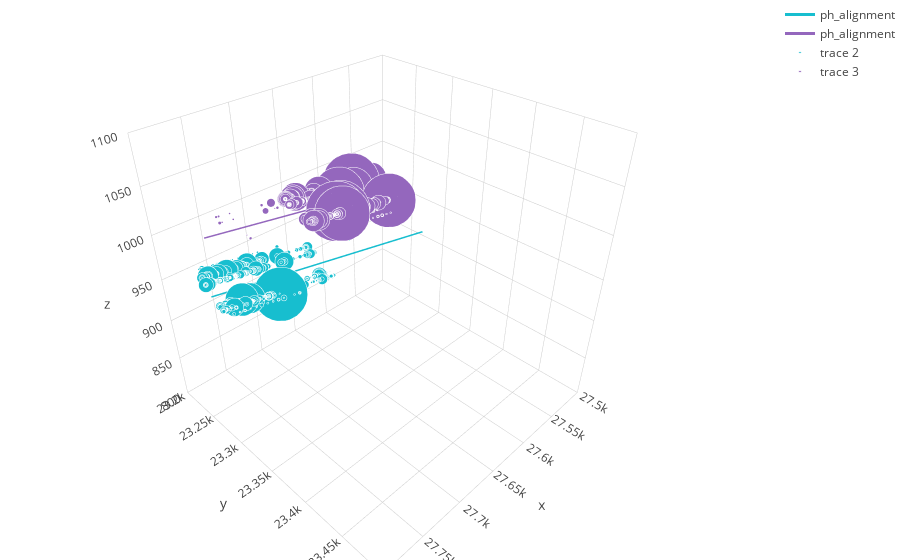

Notebook cell for this chart:
### Code cell
# 3d visualization with plotly

ph_alignment = go.Scatter3d(
    x=ph_alignment_df['Easting'].tolist(),
    y=ph_alignment_df['Northing'].tolist(),
    z=ph_alignment_df['Elevation'].tolist(),
    mode='lines',
    line=dict(width=3,
              color='#17becf'),
    name ="ph_alignment",   
)

th_alignment = go.Scatter3d(
    x=th_alignment_df['Easting'].tolist(),
    y=th_alignment_df['Northing'].tolist(),
    z=th_alignment_df['Elevation'].tolist(),
    mode='lines',
    line=dict(width=3,
              color='#9467bd'),
    name ="ph_alignment",   
)
    
ph_stages = go.Scatter3d(
    x=(data_ph['x_stage_max']),
    y=(data_ph['y_stage_max']),
    z=(data_ph['z_stage_max']),
    mode='markers',
    marker=dict(
        size=(data_ph['Cement']/150),
        color = '#17becf',        
        opacity=1.0
    )
)

th_stages = go.Scatter3d(
    x=(data_th['x_stage_max']),
    y=(data_th['y_stage_max']),
    z=(data_th['z_stage_max']),
    mode='markers',
    marker=dict(
        size=(data_th['Cement']/150),
        color = '#9467bd',
        opacity=1.0
    )
)

data = [ph_alignment, th_alignment, ph_stages, th_stages]
layout = go.Layout(
    margin=dict(
        l=0,
        r=0,
        b=0,
        t=0
    ),
    
    scene=Scene(
        xaxis=dict(
            range = [27500,27800]
        ),
        yaxis=dict(
            range = [23200,23500]
        ),
        zaxis=dict(
            range = [800,1100]
        )
    )
)

fig = go.Figure(data=data, layout=layout)
plotly.offline.iplot(fig, filename='simple-3d-scatter')

### Figure 1 — Plotly figure (JSON) as saved in the notebook; plotly's stock layout.template omitted (floating-point values rounded to 4 significant figures; data arrays with more than 128 entries replaced by an {"elided": "..."} marker saying what was removed)
{"data": [{"line": {"color": "#17becf", "width": 3}, "mode": "lines", "name": "ph_alignment", "type": "scatter3d", "x": [27790.0, 27580.0], "y": [23280.0, 23340.0], "z": [968.2, 968.2]}, {"line": {"color": "#9467bd", "width": 3}, "mode": "lines", "name": "ph_alignment", "type": "scatter3d", "x": [27760.0, 27570.0], "y": [23220.0, 23270.0], "z": [990.1, 990.1]}, {"marker": {"color": "#17becf", "opacity": 1, "size": {"elided": "1174 float values"}}, "mode": "markers", "type": "scatter3d", "x": {"elided": "1174 float values"}, "y": {"elided": "1174 float values"}, "z": {"elided": "1174 float values"}}, {"marker": {"color": "#9467bd", "opacity": 1, "size": {"elided": "1642 float values"}}, "mode": "markers", "type": "scatter3d", "x": {"elided": "1642 float values"}, "y": {"elided": "1642 float values"}, "z": {"elided": "1642 float values"}}], "layout": {"margin": {"b": 0, "l": 0, "r": 0, "t": 0}, "scene": {"xaxis": {"range": [27500, 27800]}, "yaxis": {"range": [23200, 23500]}, "zaxis": {"range": [800, 1100]}}}}
